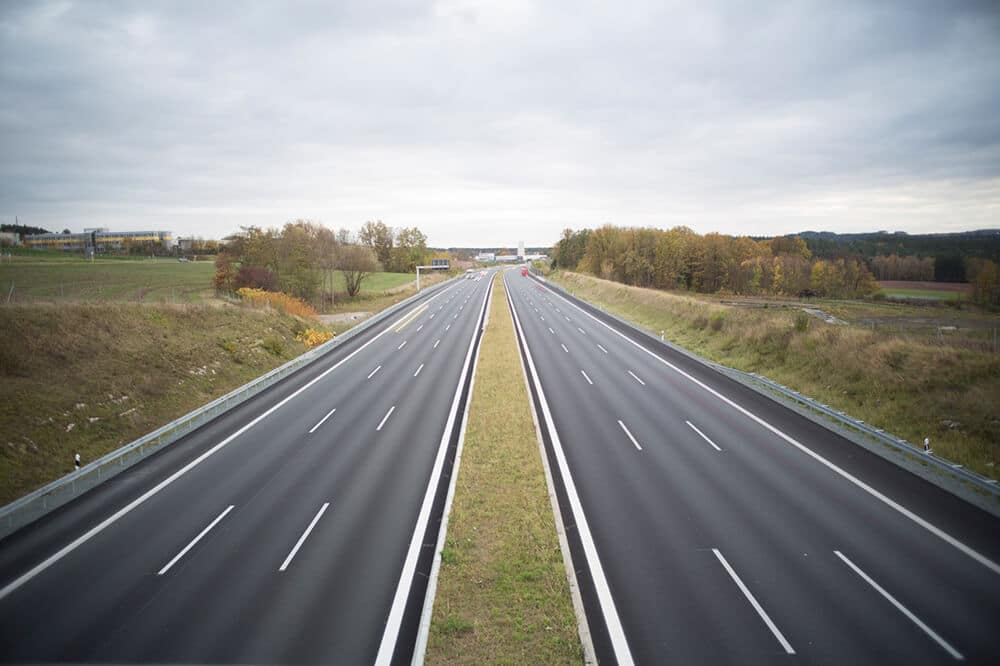
#> input picture Road_Lane.jpg, 1000 x 666 px, found by its file name
$ jupyter execute Road_Lane_Detection.ipynb   (shell and % lines are left out)
#> lines starting #> are read from the running program, lines starting #| are printed output that depends on the picture; after the words box and inside, x2 and y2 are one past the last pixel; in counts of white or black regions, pixels touching at a corner belong together
[cell 1]
import numpy as np
import cv2 as cv2
import matplotlib as mpl
import matplotlib.pyplot as plt
mpl.rc('axes',labelsize=20)
mpl.rc('xtick',labelsize=15)
mpl.rc('ytick',labelsize=15)
def FixColor(image):
    return(cv2.cvtColor(image,cv2.COLOR_BGR2RGB))
image = cv2.imread('Road_lane.jpg')
#> image is the input picture: shape (666, 1000, 3); mean B, G, R 139.7, 141.5, 141.3
plt.imshow(FixColor(image))
qray=cv2.cvtColor(image, cv2.COLOR_BGR2GRAY)
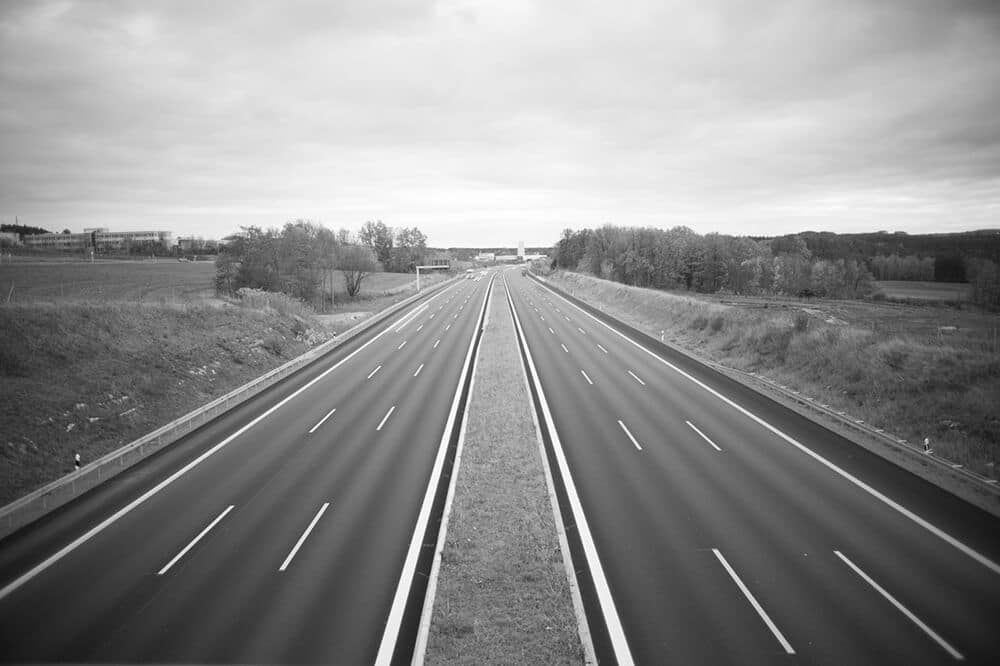
#> qray: shape (666, 1000); min 1, max 255, mean 141.2
qray=cv2.GaussianBlur(qray, (11,11), 0)
plt.imshow(FixColor(qray))
edges = cv2.Canny(qray, 50, 200)
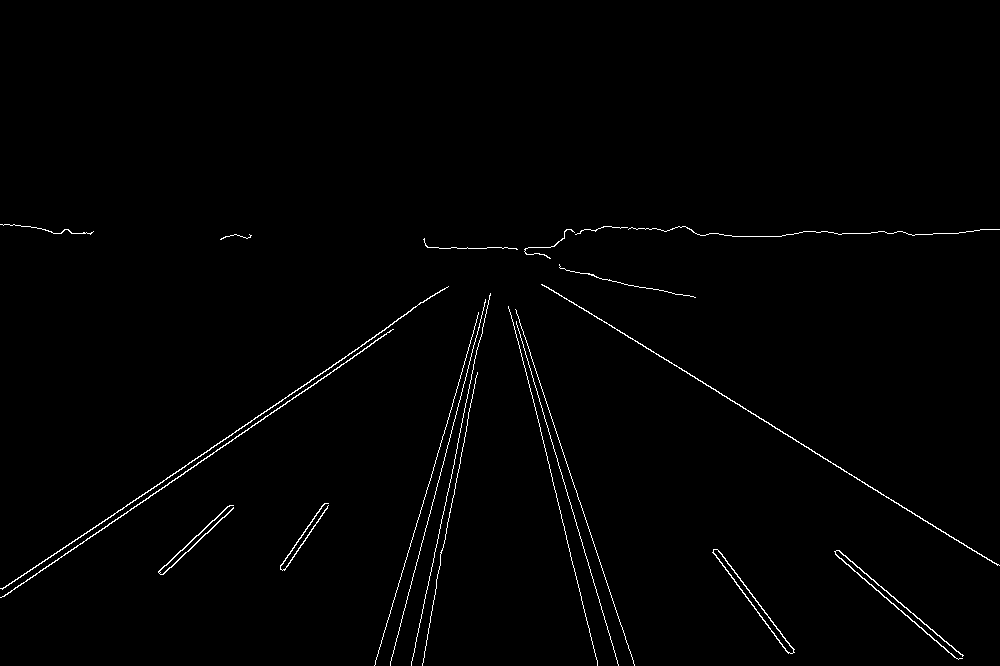
#> edges: shape (666, 1000); 1% white in thin lines or dots, all inside (x1, y1, x2, y2) = (0, 224, 1000, 666)
plt.imshow(FixColor(edges))
lines = cv2.HoughLinesP(edges, rho=1, theta=np.pi/180, threshold=100, minLineLength=5, maxLineGap=250)
#> lines = 21 rows, first 6: [2, 588, 374, 337], [573, 302, 949, 536], [487, 247, 997, 565], [411, 664, 499, 247], [493, 247, 597, 665], [0, 597, 263, 419]
for line in lines:
    x1, y1, x2, y2 = line[0]
    if(y1 > 100 or y2 > 400):
        cv2.line(image, (x1, y1), (x2, y2), (255, 0, 0), 3)
#> this loop made 21 passes
#> (x1, y1, x2, y2) on passes 1 to 12: (2, 588, 374, 337), (573, 302, 949, 536), (487, 247, 997, 565), (411, 664, 499, 247), (493, 247, 597, 665), (0, 597, 263, 419), (390, 663, 501, 247), (375, 660, 485, 299), (430, 617, 477, 372), (495, 247, 566, 535), (2, 589, 508, 248), (185, 471, 515, 248)
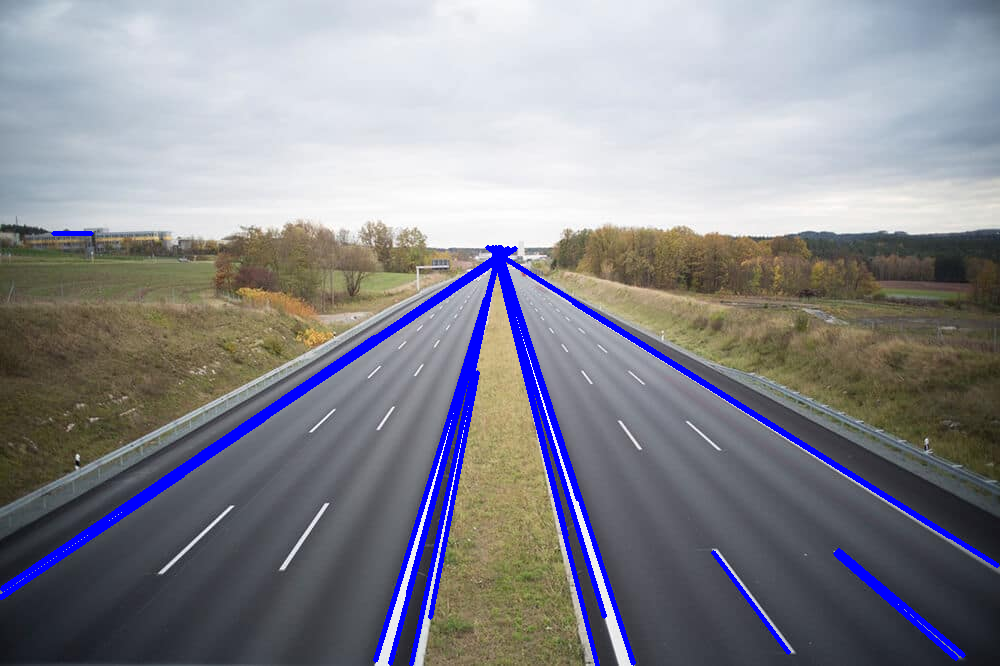
#> image: shape (666, 1000, 3); 3.93% of pixels changed, all inside (x1, y1, x2, y2) = (0, 231, 1000, 666)
plt.imshow(FixColor(image))
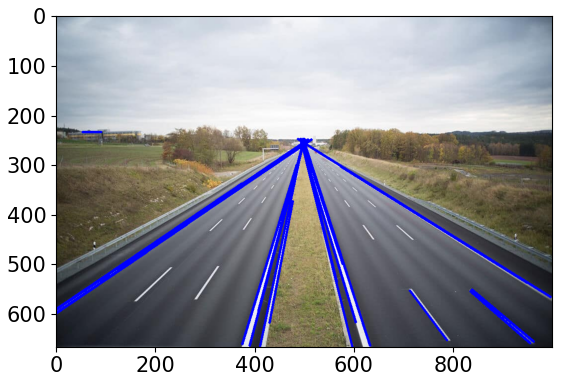
#> figure drawn by matplotlib, 1 panel
